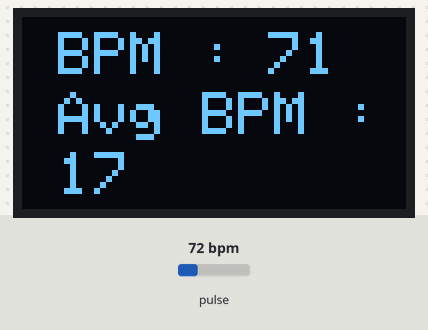
Simulated run of this sketch. Board: Arduino Uno, built with avr-gcc and run on an emulated ATmega328P. Parts: 128×64 one-colour display. The test bench sets the inputs (shaded band); at power-on: pulse 72 bpm.

Above: at 6.5 s.
6.6 s: pulse set to 158 bpm
At 9.3 s:
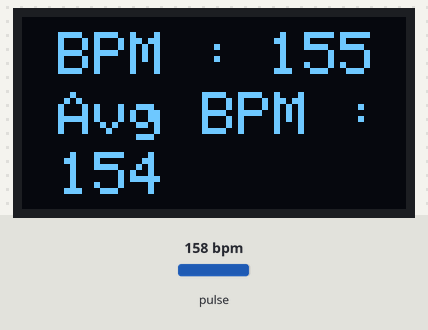
9.6 s: pulse set to 100 bpm
At 11.9 s:
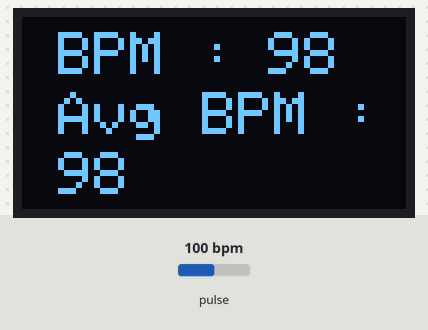
12.0 s: pulse set to 70 bpm
At 16.3 s:
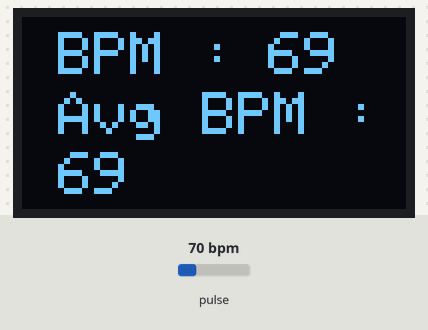
Timing chart, 0 to 17.8 s (numbered marks = the images above; inputs shaded):
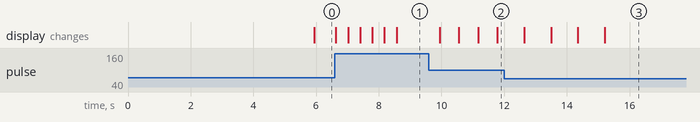

The sketch:

Measure_your_HeartRate.ino
```cpp
#include <Adafruit_GFX.h>
#include <Adafruit_SSD1306.h>
#include <Wire.h>
#include "MAX30105.h"
#include "heartRate.h"


MAX30105 particleSensor;

const byte RATE_SIZE = 4;
byte rates[RATE_SIZE];
byte rateSpot = 0;
long lastBeat = 0;
int beatsPerMinute;
int beatAvg;

#define SCREEN_WIDTH 128
#define SCREEN_HEIGHT 64
#define OLED_RESET    -1

Adafruit_SSD1306 display(SCREEN_WIDTH, SCREEN_HEIGHT, &Wire, OLED_RESET);

static const unsigned char PROGMEM heartbig[] =
{ 0x01, 0xF0, 0x0F, 0x80, 0x06, 0x1C, 0x38, 0x60, 0x18, 0x06, 0x60, 0x18, 0x10, 0x01, 0x80, 0x08,
  0x20, 0x01, 0x80, 0x04, 0x40, 0x00, 0x00, 0x02, 0x40, 0x00, 0x00, 0x02, 0xC0, 0x00, 0x08, 0x03,
  0x80, 0x00, 0x08, 0x01, 0x80, 0x00, 0x18, 0x01, 0x80, 0x00, 0x1C, 0x01, 0x80, 0x00, 0x14, 0x00,
  0x80, 0x00, 0x14, 0x00, 0x80, 0x00, 0x14, 0x00, 0x40, 0x10, 0x12, 0x00, 0x40, 0x10, 0x12, 0x00,
  0x7E, 0x1F, 0x23, 0xFE, 0x03, 0x31, 0xA0, 0x04, 0x01, 0xA0, 0xA0, 0x0C, 0x00, 0xA0, 0xA0, 0x08,
  0x00, 0x60, 0xE0, 0x10, 0x00, 0x20, 0x60, 0x20, 0x06, 0x00, 0x40, 0x60, 0x03, 0x00, 0x40, 0xC0,
  0x01, 0x80, 0x01, 0x80, 0x00, 0xC0, 0x03, 0x00, 0x00, 0x60, 0x06, 0x00, 0x00, 0x30, 0x0C, 0x00,
  0x00, 0x08, 0x10, 0x00, 0x00, 0x06, 0x60, 0x00, 0x00, 0x03, 0xC0, 0x00, 0x00, 0x01, 0x80, 0x00
};

void setup() {

  Serial.begin(115200);

  Wire.setClock(400000);
  display.begin(SSD1306_SWITCHCAPVCC, 0x3C);
  display.setTextColor(WHITE);
  particleSensor.begin(Wire, I2C_SPEED_FAST);
  particleSensor.setup();
  particleSensor.setPulseAmplitudeRed(0x0A);

  display.clearDisplay();
  display.setTextSize(1);
  display.setTextColor(WHITE);
  display.setCursor(26, 10);
  display.println("Measure your");
  display.setTextSize(2);
  display.setTextColor(WHITE);
  display.setCursor(10, 30);
  display.println("HeartRate");
  display.display();
  delay(5000);
}

void loop() {
  bpm();
}

void bpm()
{
  //BPM = beatsPerMinute
  //Avg BPM = beatAvg
  long irValue = particleSensor.getIR();
  if (irValue > 50000)
  {
    if (checkForBeat(irValue) == true)
    {
      long delta = millis() - lastBeat;
      lastBeat = millis();
      beatsPerMinute = 60 / (delta / 1000.0);
      if (beatsPerMinute < 255 && beatsPerMinute > 20)
      {
        rates[rateSpot++] = (byte)beatsPerMinute;
        rateSpot %= RATE_SIZE;

        beatAvg = 0;
        for (byte x = 0 ; x < RATE_SIZE ; x++)
          beatAvg += rates[x];
        beatAvg /= RATE_SIZE;
        display.clearDisplay();
        display.setTextSize(2);
        display.setTextColor(WHITE);
        display.setCursor(12, 5);
        display.print("BPM : ");

        display.setCursor(82, 5);
        display.print(beatsPerMinute);

        display.setTextSize(2);
        display.setTextColor(WHITE);
        display.setCursor(12, 25);
        display.print("Avg BPM :");

        display.setCursor(12, 45);
        display.print(beatAvg);
        display.display();

      }
    }
  }
  else if (irValue < 50000 || beatsPerMinute == 0 || beatAvg == 0) {

    display.clearDisplay();
    display.drawBitmap(45, 10, heartbig, 32, 32, 1);
    display.setTextSize(1);
    display.setTextColor(WHITE);
    display.setCursor(16, 50);
    display.print("Please waiting...");
    display.display();

  }
}
```

Measured:
- after the input at 9.6 s, the display: first changes after 0.35 s (image 2 shows a later state)
- after the input at 12.0 s, the display: first changes after 0.63 s (image 3 shows a later state)
